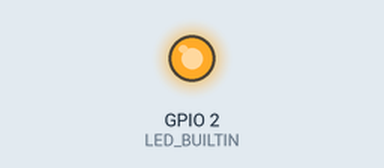
This sketch was run on a simulated ESP32. Shown: output pins drawn as LEDs (lit = HIGH).

Above: at 2.5 s.
At 5.5 s:
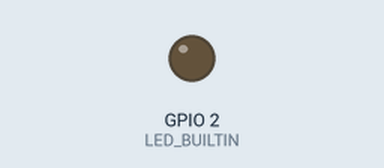
Timing chart, 0 to 7.8 s (numbered marks = the images above):
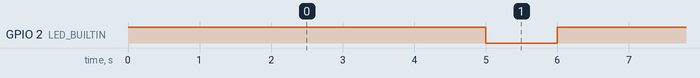

The sketch:

blinkytest.ino
```cpp
/*
  Blink Test

  Turns an LED on for one second, then off for one second, repeatedly.
  http://www.arduino.cc/en/Tutorial/Blink
*/

//pin 2 is the onboard LED for ESP32
#define LED_BUILTIN 2

// the setup function runs once when you press reset or power the board
void setup() {
  // initialize digital pin LED_BUILTIN as an output.
  pinMode(LED_BUILTIN, OUTPUT);
}

// the loop function runs over and over again forever
void loop() {
  digitalWrite(LED_BUILTIN, HIGH);   // turn the LED on (HIGH is the voltage level)
  delay(5000);                       // wait for a second
  digitalWrite(LED_BUILTIN, LOW);    // turn the LED off by making the voltage LOW
  delay(1000);                       // wait for a second
}
```

Measured:
- by itself, GPIO 2 (LED_BUILTIN): alternates HIGH for 5.0 s and LOW for 1.0 s
